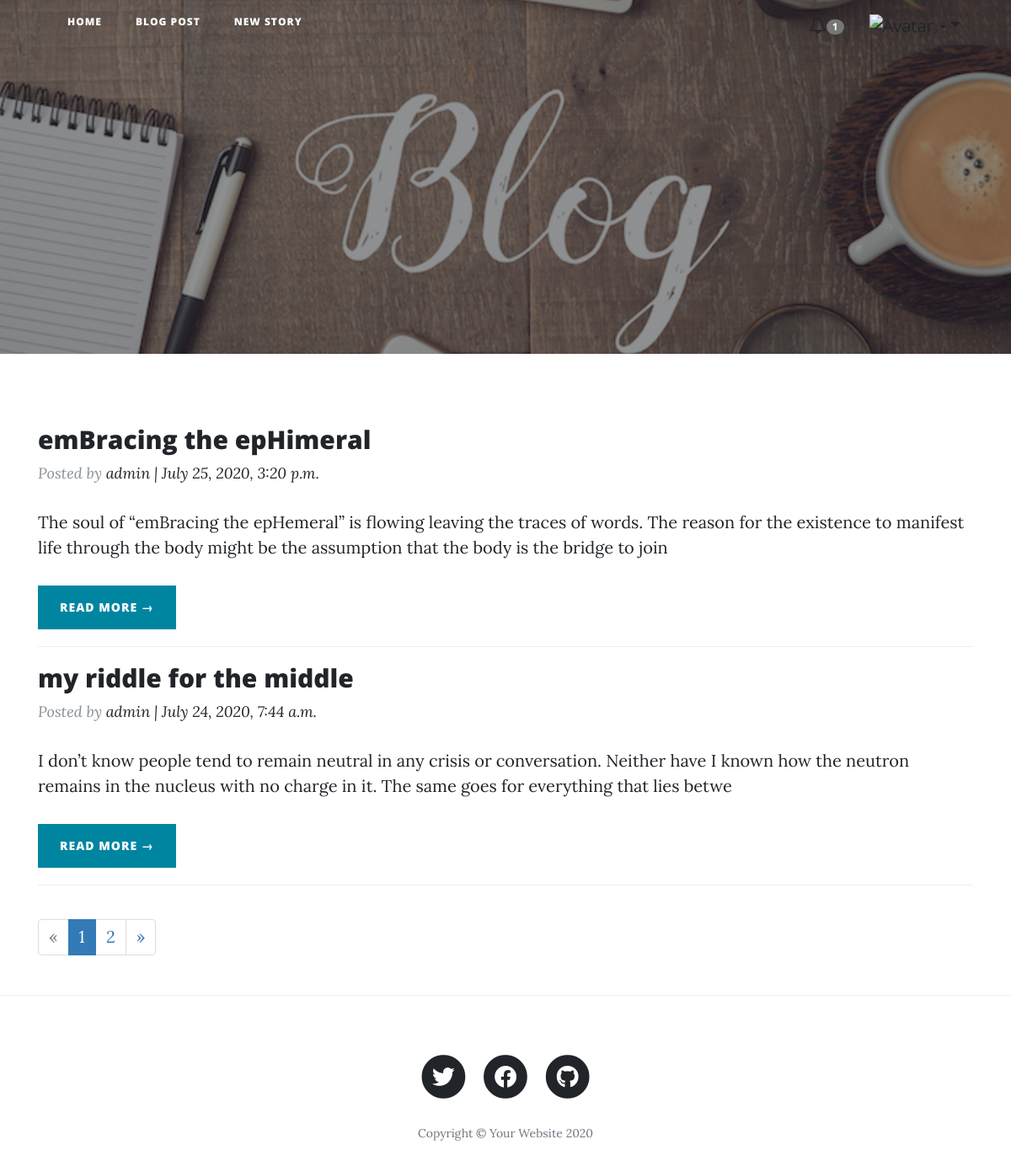
The page /blog/ on the database as committed earlier.
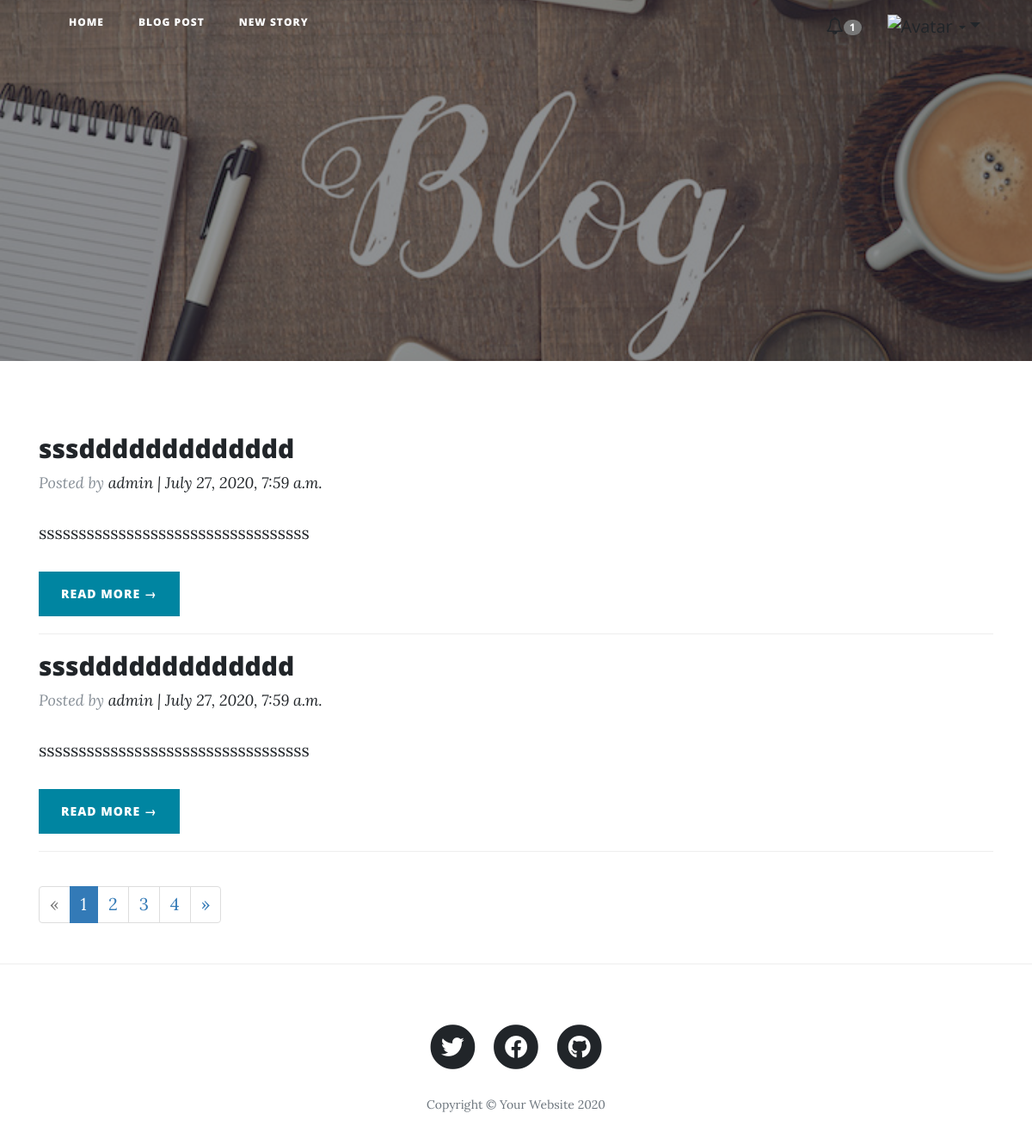
The same page on the database as committed later.
### Blog/models.py (models this page shows, shortened)
class Post(models.Model):
    STATUS_CHOICES = (('Published', 'Published'),
                      ('Draft', 'Draft'),)
    title = models.CharField(max_length=250)
    subtitle = models.CharField(max_length=250)
    content = models.TextField()
    slug = models.SlugField(unique=True, max_length=255)
    status = models.CharField(max_length=10, default='Draft', choices=STATUS_CHOICES)
    created = models.DateTimeField(auto_now_add=True)
    updated = models.DateTimeField(auto_now=True)
    author = models.ForeignKey(User, on_delete=models.CASCADE)

### Blog/views.py (the view)
# urls.py: path('', views.PostList.as_view(), name='blog'),
class PostList(generic.ListView):
    queryset = Post.objects.filter(status='Published').order_by('-created')
    template_name = 'blog.html'
    model = Post
    context_object_name = 'post_list'
    paginate_by = 2
    ordering = ['-created']

### Blog/templates/blog.html (shortened to what the changed rows need)
{% load static %}
  <!DOCTYPE html>
<html lang="en" xmlns="http://www.w3.org/1999/html">
  <head>
    <link href="{% static 'vendor/bootstrap/css/bootstrap.min.css' %}" rel="stylesheet">
    <link rel="stylesheet" href="https://maxcdn.bootstrapcdn.com/bootstrap/3.4.1/css/bootstrap.min.css">
    <link href="{% static 'vendor/fontawesome-free/css/all.min.css' %}" rel="stylesheet" type="text/css">
    <link rel="stylesheet" href="https://maxcdn.bootstrapcdn.com/font-awesome/4.7.0/css/font-awesome.min.css">
    <link rel="stylesheet" href="https://maxcdn.bootstrapcdn.com/bootstrap/3.3.7/css/bootstrap.min.css">
    <link href="{% static 'css/clean-blog.min.css' %}" rel="stylesheet">
  </head>
  <body>
 <div class="container">
    <div class="row">
      <div class="col-md-12 mt-4  left-auto">
           {% for post in post_list %}
        <div class="post-preview">
            <h2 class="post-title">
                {{ post.title }}
            </h2>
            <p class="post-meta">Posted by
              <a>{{ post.author }} | {{ post.created}}</a>
            </p>
             <p class="post-content">
                 {{post.content|slice:":200" }}
             </p>
        </div>
               <a href="{% url 'blogon_extend' post.slug  %}" class="btn btn-primary">Read More &rarr;</a>
        <hr>
           {% endfor %}
      </div>
    </div>
     {% if is_paginated %}
      <ul class="pagination">
        {% for i in paginator.page_range %}
          {% if page_obj.number == i %}
            <li class="active"><span>{{ i }} <span class="sr-only">(current)</span></span></li>
          {% else %}
            <li><a href="?page={{ i }}">{{ i }}</a></li>
          {% endif %}
        {% endfor %}
      </ul>
    {% endif %}
 </div>
  </body>
  </html>

Rows that differ between the two databases and show on the page:
no longer on this page (row unchanged): Post: title "emBracing the epHimeral", author "admin", created "July 25, 2020, 3:20 p.m.", content "The soul of “emBracing the epHemeral” is flowing leaving the traces of words. The reason for the existence to manifest life through the body might be the assumption that the body is the bridge to join"
no longer on this page (row unchanged): Post: title "my riddle for the middle", author "admin", created "July 24, 2020, 7:44 a.m.", content "I don’t know people tend to remain neutral in any crisis or conversation. Neither have I known how the neutron remains in the nucleus with no charge in it. The same goes for everything that lies betwe"
added Post: title "sssddddddddddddd", author "admin", created "July 27, 2020, 7:59 a.m.", content "ssssssssssssssssssssssssssssssssss"
added Post: title "sssddddddddddddd", author "admin", created "July 27, 2020, 7:59 a.m.", content "ssssssssssssssssssssssssssssssssss"
Other text that changed with them:
new list line: "3"
new list line: "4"
